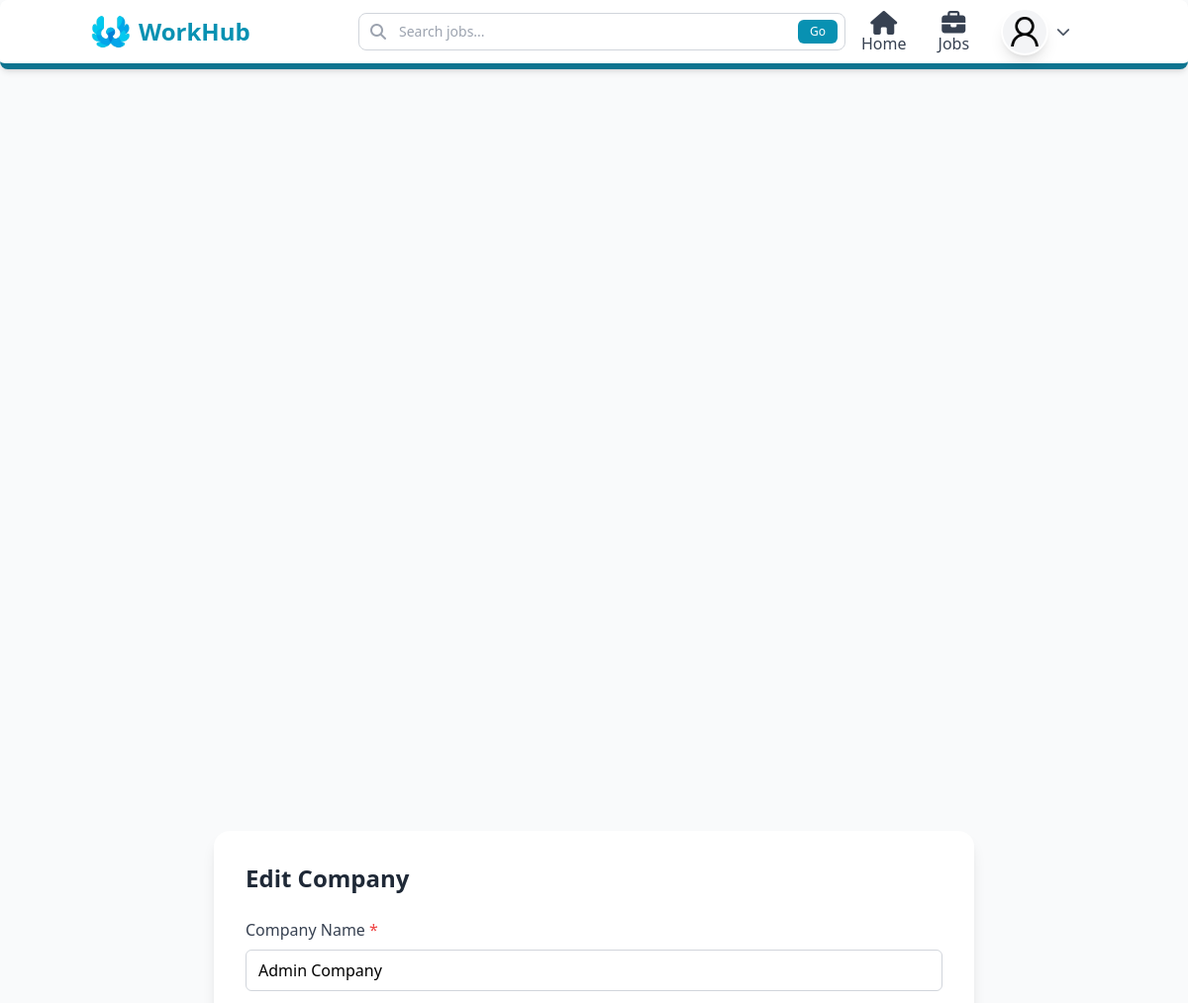
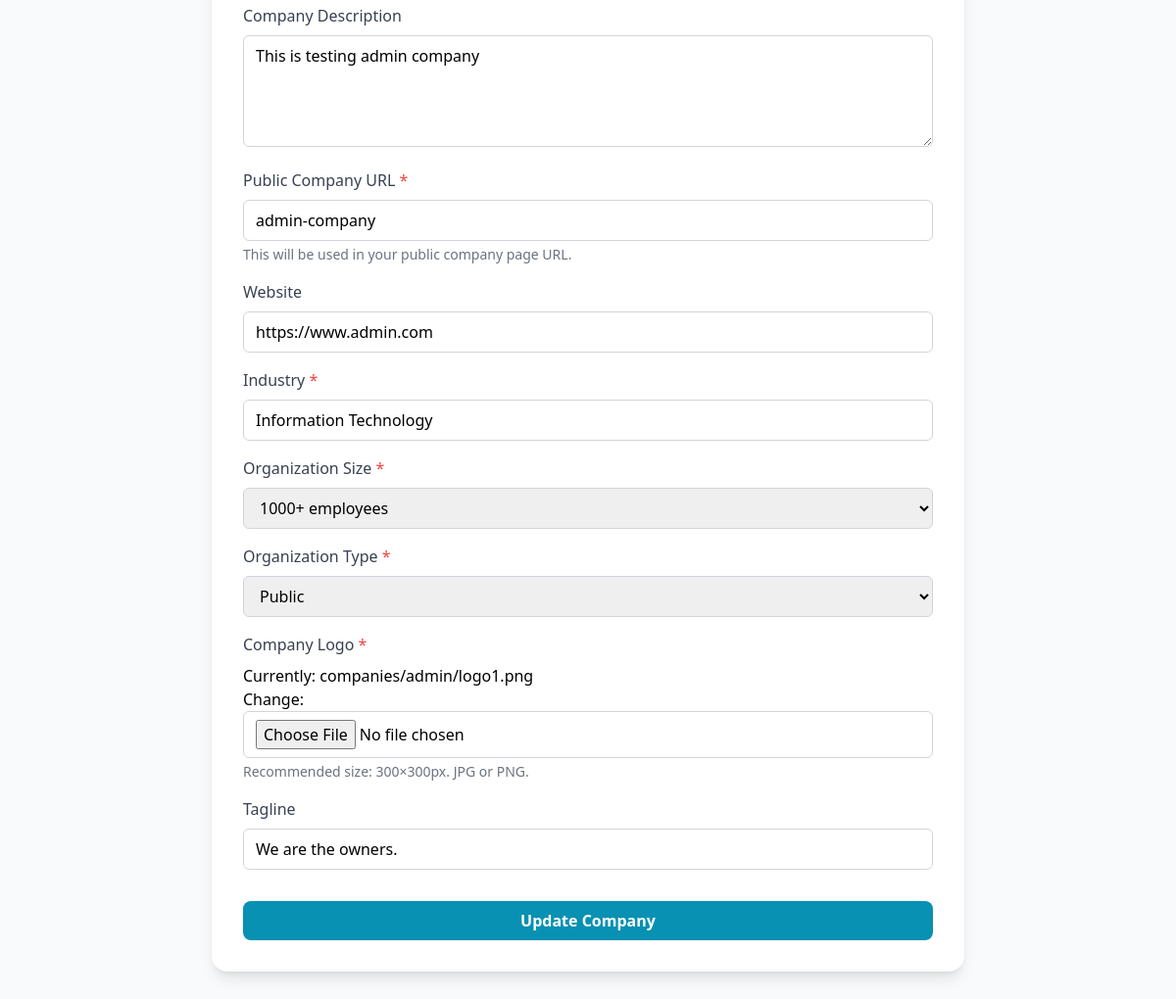
The app's page /company/admin-company/edit/ (signed in) with its own data (2 pictures, top to bottom).
### users/models.py (models this page shows, shortened)
class Profile(models.Model):
    def generateImagePath(instance, filename):
        return f"users/{instance.user.username}/{filename}"
    class RoleOptions(models.TextChoices):
        Admin = "Admin", "Admin"
        JobSeeker = "Job Seeker", "Job Seeker"
        Recruiter = "Recruiter", "Recruiter"
    class GenderOptions(models.TextChoices):
        Male = "Male", "Male"
        Female = "Female", "Female"
        Others = "Others", "Others"
    class JobTypeOptions(models.TextChoices):
        FullTime = "Full Time", "Full Time"
        PartTime = "Part Time", "Part Time"
        Contract = "Contract", "Contract"
        Intern = "Internship", "Internship"
    class WorkModeOptions(models.TextChoices):
        OnSite = "On-site", "On-site"
        Remote = "Remote", "Remote"
        Hybrid = "Hybrid", "Hybrid"
    user = models.OneToOneField(User, on_delete=models.CASCADE)
    position = models.CharField(max_length=100, blank=True)
    summary = models.TextField(blank=True)
    address = models.CharField(max_length=50)
    phone = models.CharField( max_length=10)
    nationality = models.CharField( max_length=15, default="Nepal")
    gender = models.CharField( choices=GenderOptions, default=GenderOptions.Male, max_length=6 )
    profile_image = models.ImageField( blank=True, null=True, upload_to=generateImagePath, default="users/default_user.png" )
    dob = models.DateField(blank=True, null=True)
    role = models.CharField(max_length=10, choices=RoleOptions, default=RoleOptions.JobSeeker)
    skills = models.ManyToManyField(Skill, blank=True, related_name="profiles")
    preferred_location = models.CharField(max_length=100, blank=True)
    preferred_job_type = models.CharField(max_length=50, choices=JobTypeOptions, blank=True)
    preferred_work_mode = models.CharField(max_length=20, choices=WorkModeOptions, blank=True)
    created_at = models.DateTimeField(auto_now_add=True)
    def completion_percentage(self):
        checks = [
            bool(self.position),
            bool(self.summary),
            bool(self.address),
            bool(self.phone),
            bool(self.dob),
            bool(self.profile_image),
            self.skills.exists(),
            self.educations.exists(),
            self.experiences.exists(),
            self.projects.exists(),
            bool(self.preferred_location),
            bool(self.preferred_job_type),
            bool(self.preferred_work_mode),
        ]
        completed = sum(checks)
        total = len(checks)
        return int((completed / total) * 100)

### companies/models.py (models this page shows, shortened)
class Company(models.Model):
    def generateImagePath(instance, filename):
        return f"companies/{instance.created_by.username}/{filename}"
    class OrganizationSize(models.TextChoices):
        SIZE_1_10 = "1-10", "1-10 employees"
        SIZE_11_50 = "11-50", "11-50 employees"
        SIZE_51_200 = "51-200", "51-200 employees"
        SIZE_201_500 = "201-500", "201-500 employees"
        SIZE_501_1000 = "501-1000", "501-1000 employees"
        SIZE_1000_PLUS = "1000+", "1000+ employees"
    class OrganizationType(models.TextChoices):
        PRIVATE = "private", "Private"
        PUBLIC = "public", "Public"
        NON_PROFIT = "non_profit", "Non-profit"
        GOVERNMENT = "government", "Government"
        EDUCATIONAL = "educational", "Educational"
        SELF_EMPLOYED = "self_employed", "Self-employed"
    name = models.CharField(max_length=255)
    description = models.TextField(blank=True)
    public_url = models.SlugField(unique=True)
    website = models.URLField(blank=True)
    industry = models.CharField(max_length=100)
    organization_size = models.CharField(max_length=20, choices=OrganizationSize.choices)
    organization_type = models.CharField(max_length=20, choices=OrganizationType.choices)
    logo = models.ImageField(upload_to=generateImagePath,default="users/default_company.png")
    tagline = models.CharField(max_length=120, blank=True)
    created_by = models.ForeignKey(User, on_delete=models.CASCADE, related_name="companies_created")
    created_at = models.DateTimeField(auto_now_add=True)

### companies/views.py (the view)
# urls.py: path("<slug:slug>/edit/", edit_company, name="edit_company"),
@login_required(login_url='/user/login')
def edit_company(request, slug):
    company = get_object_or_404(Company, public_url=slug)
    if company.created_by != request.user:
        return redirect("forbidden")
    if request.method == "POST":
        form = CompanyForm(request.POST, request.FILES, instance=company)
        if form.is_valid():
            form.save()
            return redirect("company_detail", slug=company.public_url)
    else:
        form = CompanyForm(instance=company)
    return render(request, "pages/companies/edit_company.html", {"form": form, "company": company})

### templates/pages/companies/edit_company.html (shortened to what this page needs)
{% extends 'layouts/main.html' %}
{% block content %}
<div class="bg-gray-50 min-h-screen flex items-center justify-center p-4">
  <div class="bg-white shadow-lg rounded-2xl w-full max-w-3xl p-8">
    <h1 class="text-2xl font-bold mb-6 text-gray-800">Edit Company</h1>
    <form method="POST" enctype="multipart/form-data" class="space-y-4">
      {% for field in form %}
        <div>
          <label for="{{ field.id_for_label }}" class="block text-gray-700 font-medium mb-2">
            {{ field.label }}
            {% if field.field.required %}
              <span class="text-red-500">*</span>
            {% endif %}
          </label>
          {{ field }}
          {% if field.help_text %}
            <p class="text-sm text-gray-500 mt-1">{{ field.help_text }}</p>
          {% endif %}
        </div>
      {% endfor %}
      <div class="pt-4">
        <button type="submit" class="w-full bg-cyan-600 text-white font-semibold py-2 rounded-lg hover:bg-cyan-700 transition duration-300">
          Update Company
        </button>
      </div>
    </form>
  </div>
</div>
{% endblock %}

### templates/layouts/main.html (shortened to what this page needs)
<!DOCTYPE html>
<html lang="en">
  <head>
    <script src="https://cdn.tailwindcss.com"></script>
    <link rel="stylesheet" href="https://cdnjs.cloudflare.com/ajax/libs/font-awesome/6.5.0/css/all.min.css" />
  </head>
  <body class="bg-gray-50">
    <nav class="fixed w-full z-50 bg-white shadow-md border-b-[6px] border-cyan-700 rounded-lg no-print">
      <div class="mx-auto px-4 sm:px-6 lg:px-8 ml-[5%] mr-[5%]">
        <div class="grid grid-cols-4 space-x-4 items-center h-16">
          <a href="/" class="flex items-center gap-2">
            <img class="h-10 w-10" src="/media/system_image/logo1.png" alt="Logo" />
            <h1 class="hidden md:block text-2xl font-bold text-cyan-600">WorkHub</h1>
          </a>
          <div class="col-span-2 relative">
            <form method="GET" action="/jobs" class="flex items-center">
              <input type="text" name="search" placeholder="Search jobs..." value="{{ request.GET.search }}" class="w-[100%] pl-10 pr-4 py-2 border border-gray-300 rounded-lg focus:outline-none focus:ring-2 focus:ring-cyan-500 focus:border-transparent text-sm" />
              <i class="fas fa-search absolute left-3 top-1/2 -translate-y-1/2 text-gray-400"></i>
              <button type="submit" class="absolute right-2 top-1/2 -translate-y-1/2 px-3 py-1 bg-cyan-600 text-white text-xs rounded-md hover:bg-cyan-700 transition duration-300">Go</button>
            </form>
          </div>
          {% if request.user.is_authenticated %}
            <div class="hidden md:flex items-center space-x-8 ms-auto relative">
              <a href="/dashboard" class="mt-auto flex flex-col space-y-2 items-center text-gray-700 hover:text-cyan-600 transition duration-300">
                <i class="fa fa-xl fa-home"></i>
                <span class="">Home</span>
              </a>
              <a href="/jobs" class="mt-auto flex flex-col space-y-2 items-center text-gray-700 hover:text-cyan-600 transition duration-300">
                <i class="fa-solid fa-xl fa-briefcase"></i>
                <span class="">Jobs</span>
              </a>
              <div class="" id="profileDropdown">
                <button type="button" onclick="toggleDropdown()" class="flex items-center gap-2 focus:outline-none">
                  <img src="{{ request.user.profile.profile_image.url }}" alt="{{ user.username }}" class="w-12 h-12 rounded-full bg-gray-100 border-2 border-white shadow-lg object-cover hover:border-cyan-600 hover:scale-[1.05] transition duration-300 cursor-pointer" />
                  <i id="dropdownArrow" class="fas fa-chevron-down text-gray-600 text-sm transition-transform duration-300"></i>
                </button>
              </div>
            </div>
          {% endif %}
        </div>
      </div>
    </nav>
    <div class="flex flex-col pt-16 pb-4 min-h-[80vh]">
      {% block content %}
      {% endblock %}
    </div>
  </body>
</html>

### templates/layouts/main.html (style rules this page uses)
* { margin: 0; }

### records on screen
Company: form "Admin Company" "This is testing admin company" "admin-company" "https://www.admin.com" "Information Technology" "1000+ employees" "Public" "We are the owners."

### other values on screen
{{ field.label }} "Company Name" "Company Description" "Public Company URL" "Website" "Industry" "Organization Size" "Organization Type" "Company Logo" "Tagline"
{{ field.help_text }} "This will be used in your public company page URL." "Recommended size: 300×300px. JPG or PNG."
